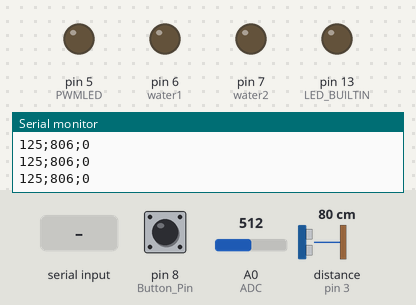
This sketch was run on a simulated Arduino Uno, built with avr-gcc and run on an emulated ATmega328P. Shown: output pins drawn as LEDs (lit = HIGH), the last lines printed to the serial monitor. Wiring (inferred from the names in the program): ultrasonic range finder: trigger pin 4; echo pin 3. The inputs (shaded band) are chosen by the test bench; at power-on: pin 8 (Button_Pin) LOW, A0 (ADC) = 512, distance to the obstacle (sensor on pin 3) 80 cm. The echo pulse lasts 58.3 µs per cm; pins used as bus, display or sensor lines are not drawn.

Above: at 1.2 s.
1.3 s: "90,45,200\n" received over Serial
At 4.0 s:
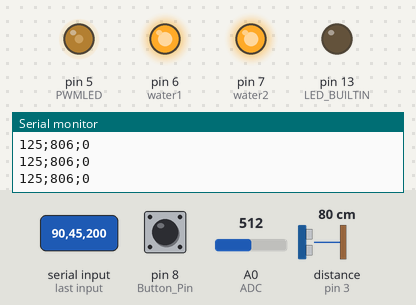
4.3 s: "30,150,10\n" received over Serial
At 7.0 s:
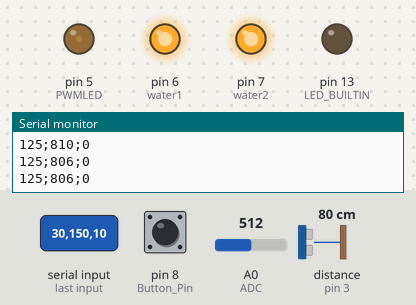
7.3 s: "200\n" received over Serial
At 10.0 s:
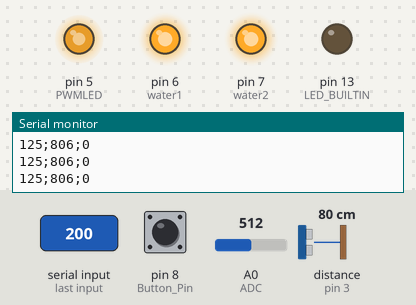
10.3 s: "90,45\n" received over Serial
At 10.9 s:
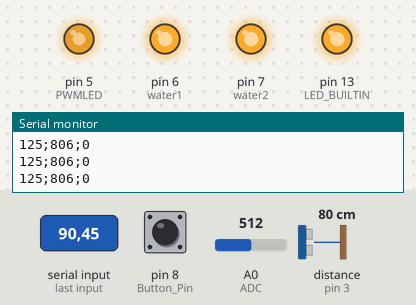
13.3 s: "30,150\n" received over Serial
At 14.1 s:
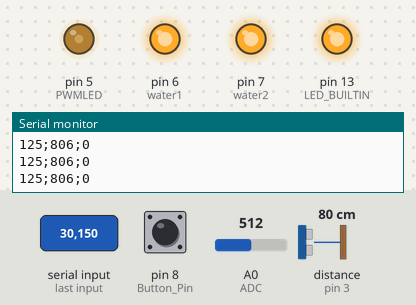
Timing chart, 0 to 16.6 s (numbered marks = the images above; inputs shaded):
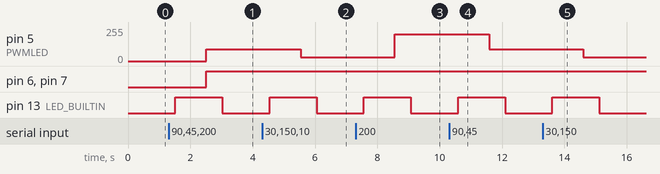

Measured:
- after the input at 1.3 s, pin 5 (PWMLED): 0/255 → 90/255 after 1.2 s; pin 6 (water1), pin 7 (water2): LOW → HIGH after 1.2 s; pin 13 (LED_BUILTIN): LOW → HIGH after 0.22 s, → LOW 1.5 s later
- after the input at 4.3 s, pin 5 (PWMLED): 90/255 → 30/255 after 1.2 s; pin 13 (LED_BUILTIN): LOW → HIGH after 0.24 s, → LOW 1.5 s later
- after the input at 7.3 s, pin 5 (PWMLED): 30/255 → 200/255 after 1.3 s; pin 13 (LED_BUILTIN): LOW → HIGH after 0.27 s, → LOW 1.5 s later
- after the input at 10.3 s, pin 5 (PWMLED): 200/255 → 90/255 after 1.3 s; pin 13 (LED_BUILTIN): LOW → HIGH after 0.29 s, → LOW 1.5 s later
- after the input at 13.3 s, pin 5 (PWMLED): 90/255 → 30/255 after 1.3 s; pin 13 (LED_BUILTIN): LOW → HIGH after 0.31 s, → LOW 1.5 s later

The sketch:

final__1_.ino
```cpp
#define ADC 0
#define Echo 3
#define Trig 4
#define PWMLED 5
#define water1 6
#define water2 7
#define Button_Pin 8
unsigned long distance;
int adc = 0;
int pwm = 0;
int button_state = 0;
bool water1_status = false, water2_status = false;

unsigned long measure(int echoPin, int trigPin) {
  unsigned long duration, mm;
  digitalWrite(Trig, LOW);
  delayMicroseconds(5);
  digitalWrite(Trig, HIGH);
  delayMicroseconds(10);
  digitalWrite(Trig, LOW);
  pinMode(Echo, INPUT);
  duration = pulseIn(Echo, HIGH);
  mm = duration / 2 / 2.88;
  return mm;
}

void setup() {
  Serial.begin(9600);
  pinMode(Echo, INPUT);
  pinMode(Trig, OUTPUT);
  pinMode(PWMLED, OUTPUT);
  pinMode(water1, OUTPUT);
  pinMode(water2, OUTPUT);
  pinMode(Button_Pin, INPUT);
  pinMode(LED_BUILTIN, OUTPUT);
  digitalWrite(LED_BUILTIN, LOW);
}

void loop() {

  if (Serial.available()) {
    digitalWrite(LED_BUILTIN, HIGH);
    String input = Serial.readStringUntil("\n");
    pwm = input.substring(0, input.indexOf(',')).toInt();
    water1_status = input.substring(input.indexOf(',') + 1, input.lastIndexOf(';')).toInt();
    water2_status = input.substring(input.lastIndexOf(',') + 1).toInt();
  } else {
    digitalWrite(LED_BUILTIN, LOW);
  }
  analogWrite(PWMLED, pwm);
  digitalWrite(water1, water1_status);
  digitalWrite(water2, water2_status);

  adc = analogRead(ADC);
  adc = map(adc, 0, 1023, 0, 250);
  button_state = digitalRead(Button_Pin);
  distance = measure(Echo, Trig);
  String output = String(adc) + ";" + String(distance) + ";" + String(button_state);
  Serial.println(output);
  delay(500);
}
```
